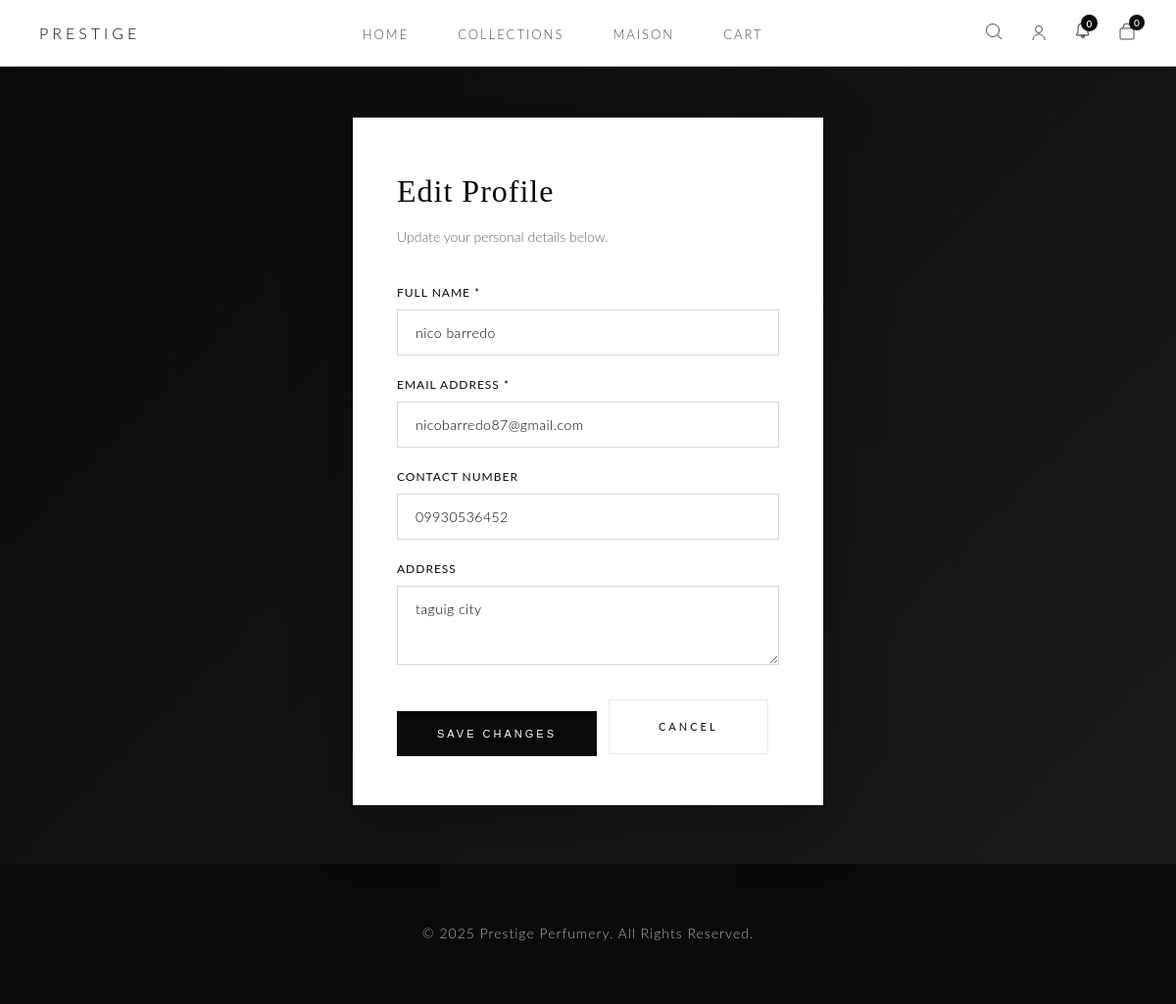
/user/edit_profile.php (signed in), run on the app's committed database.
### tables this page shows
CREATE TABLE `customers` (
  `customer_id` int(11) NOT NULL,
  `full_name` varchar(100) NOT NULL,
  `contact_number` varchar(20) DEFAULT NULL,
  `address` varchar(255) DEFAULT NULL,
  `email` varchar(100) DEFAULT NULL,
  `password` varchar(255) NOT NULL
);

### user/edit_profile.php (the view, shortened to what this page needs)
<?php
require_once('../includes/header.php');
$customer_id = (int) $_SESSION['customer_id'];
$stmt = $conn->prepare("SELECT full_name, email, contact_number, address FROM customers WHERE customer_id = ?");
$stmt->bind_param("i", $customer_id);
$stmt->execute();
$current = $stmt->get_result()->fetch_assoc();
?>
<section class="auth-section">
    <div class="auth-container">
        <h2 class="auth-title">Edit Profile</h2>
        <p class="auth-subtitle">Update your personal details below.</p>
        <form method="POST" class="auth-form" novalidate>
            <div class="form-group">
                <label for="full_name">Full Name *</label>
                <input id="full_name" name="full_name" type="text" value="<?php echo htmlspecialchars($current['full_name'] ?? ''); ?>" required>
            </div>
            <div class="form-group">
                <label for="email">Email Address *</label>
                <input id="email" name="email" type="email" value="<?php echo htmlspecialchars($current['email'] ?? ''); ?>" required>
            </div>
            <div class="form-group">
                <label for="contact_number">Contact Number</label>
                <input id="contact_number" name="contact_number" type="text" value="<?php echo htmlspecialchars($current['contact_number'] ?? ''); ?>">
            </div>
            <div class="form-group">
                <label for="address">Address</label>
                <textarea id="address" name="address" rows="3"><?php echo htmlspecialchars($current['address'] ?? ''); ?></textarea>
            </div>
            <div style="display:flex; gap:12px; align-items:center; margin-top:12px;">
                <button type="submit" class="btn btn-auth">Save Changes</button>
                <a href="index.php" class="btn btn-primary" style="background:#fff; color:#0a0a0a; border:1px solid rgba(0,0,0,0.08);">Cancel</a>
            </div>
        </form>
    </div>
</section>
<?php require_once('../includes/footer.php'); ?>

### assets/css/style.css (style rules this page uses)
* { margin: 0; padding: 0; box-sizing: border-box; }
body { font-family: 'Lato', -apple-system, BlinkMacSystemFont, 'Segoe UI', sans-serif; line-height: 1.6; color: #333; background: #ffffff; }
a { text-decoration: none; color: inherit; }
.btn { display: inline-block; padding: 18px 50px; text-decoration: none; font-size: 11px; letter-spacing: 3px; text-transform: uppercase; transition: all 0.5s cubic-bezier(0.4, 0, 0.2, 1); font-weight: 400; position: relative; overflow: hidden; cursor: pointer; }
.btn-primary { background: transparent; color: #ffffff; border: 1px solid rgba(255, 255, 255, 0.4); }
.btn-primary::before { content: ''; position: absolute; top: 0; left: -100%; width: 100%; height: 100%; background: #ffffff; transition: left 0.5s cubic-bezier(0.4, 0, 0.2, 1); z-index: -1; }
.auth-section { min-height: 100vh; display: flex; align-items: center; justify-content: center; background: linear-gradient(135deg, #0a0a0a 0%, #1a1a1a 100%); padding: 120px 20px 60px; }
.auth-container { max-width: 480px; width: 100%; background: #ffffff; padding: 50px 45px; box-shadow: 0 20px 60px rgba(0, 0, 0, 0.3); }
.auth-title { font-size: 32px; font-weight: 200; letter-spacing: 1px; margin-bottom: 10px; color: #0a0a0a; font-family: 'Playfair Display', serif; }
.auth-subtitle { font-size: 14px; color: #666; margin-bottom: 35px; font-weight: 300; }
.auth-form { display: flex; flex-direction: column; gap: 20px; }
.form-group { display: flex; flex-direction: column; }
.form-group label { font-size: 12px; letter-spacing: 1px; text-transform: uppercase; color: #0a0a0a; margin-bottom: 8px; font-weight: 400; }
.form-group input, .form-group textarea { padding: 14px 18px; border: 1px solid rgba(0, 0, 0, 0.15); background: #ffffff; font-size: 14px; letter-spacing: 0.5px; transition: all 0.3s ease; font-weight: 300; font-family: 'Lato', sans-serif; }
.form-group textarea { resize: vertical; min-height: 80px; }
.btn-auth { padding: 16px 40px; background: #0a0a0a; color: #ffffff; border: 1px solid #0a0a0a; font-size: 11px; letter-spacing: 3px; text-transform: uppercase; cursor: pointer; transition: all 0.5s cubic-bezier(0.4, 0, 0.2, 1); font-weight: 400; margin-top: 15px; position: relative; overflow: hidden; }
.btn-auth::before { content: ''; position: absolute; top: 0; left: -100%; width: 100%; height: 100%; background: #ffffff; transition: left 0.5s cubic-bezier(0.4, 0, 0.2, 1); z-index: 0; }

### data on the page
customers: full_name "nico barredo", email "nicobarredo87@gmail.com", contact_number "09930536452", address "taguig city"

### other printed values
$cart_count "0"
